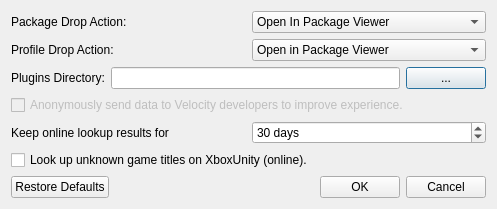
<?xml version="1.0" encoding="UTF-8"?>
<ui version="4.0">
 <class>PreferencesDialog</class>
 <widget class="QDialog" name="PreferencesDialog">
  <property name="geometry">
   <rect>
    <x>0</x>
    <y>0</y>
    <width>497</width>
    <height>164</height>
   </rect>
  </property>
  <property name="windowTitle">
   <string>Preferences</string>
  </property>
  <property name="windowIcon">
   <iconset resource="Resources.qrc">
    <normaloff>:/Images/Leaner24.png</normaloff>:/Images/Leaner24.png</iconset>
  </property>
  <property name="sizeGripEnabled">
   <bool>false</bool>
  </property>
  <property name="modal">
   <bool>false</bool>
  </property>
  <layout class="QVBoxLayout" name="verticalLayout_2">
   <item>
    <layout class="QVBoxLayout" name="verticalLayout">
     <item>
      <layout class="QHBoxLayout" name="horizontalLayout">
       <item>
        <widget class="QLabel" name="label">
         <property name="toolTip">
          <string>&lt;!DOCTYPE HTML PUBLIC &quot;-//W3C//DTD HTML 4.0//EN&quot; &quot;http://www.w3.org/TR/REC-html40/strict.dtd&quot;&gt;
&lt;html&gt;&lt;head&gt;&lt;meta name=&quot;qrichtext&quot; content=&quot;1&quot; /&gt;&lt;style type=&quot;text/css&quot;&gt;
p, li { white-space: pre-wrap; }
&lt;/style&gt;&lt;/head&gt;&lt;body style=&quot; font-family:'MS Shell Dlg 2'; font-size:8.25pt; font-weight:400; font-style:normal;&quot;&gt;
&lt;p style=&quot; margin-top:0px; margin-bottom:0px; margin-left:0px; margin-right:0px; -qt-block-indent:0; text-indent:0px;&quot;&gt;&lt;span style=&quot; font-weight:600;&quot;&gt;Package Drop Action&lt;/span&gt;&lt;/p&gt;
&lt;p style=&quot; margin-top:0px; margin-bottom:0px; margin-left:0px; margin-right:0px; -qt-block-indent:0; text-indent:0px;&quot;&gt;The action that will occur when an STFS Package is dropped onto the main window.&lt;/p&gt;&lt;/body&gt;&lt;/html&gt;</string>
         </property>
         <property name="text">
          <string>Package Drop Action:</string>
         </property>
        </widget>
       </item>
       <item>
        <widget class="QComboBox" name="comboBox">
         <item>
          <property name="text">
           <string>Open In Package Viewer</string>
          </property>
         </item>
         <item>
          <property name="text">
           <string>Rehash/Resign</string>
          </property>
         </item>
        </widget>
       </item>
      </layout>
     </item>
     <item>
      <layout class="QHBoxLayout" name="horizontalLayout_2">
       <item>
        <widget class="QLabel" name="label_2">
         <property name="toolTip">
          <string>&lt;!DOCTYPE HTML PUBLIC &quot;-//W3C//DTD HTML 4.0//EN&quot; &quot;http://www.w3.org/TR/REC-html40/strict.dtd&quot;&gt;
&lt;html&gt;&lt;head&gt;&lt;meta name=&quot;qrichtext&quot; content=&quot;1&quot; /&gt;&lt;style type=&quot;text/css&quot;&gt;
p, li { white-space: pre-wrap; }
&lt;/style&gt;&lt;/head&gt;&lt;body style=&quot; font-family:'MS Shell Dlg 2'; font-size:8.25pt; font-weight:400; font-style:normal;&quot;&gt;
&lt;p style=&quot; margin-top:0px; margin-bottom:0px; margin-left:0px; margin-right:0px; -qt-block-indent:0; text-indent:0px;&quot;&gt;&lt;span style=&quot; font-size:8pt; font-weight:600;&quot;&gt;Profile Drop Action&lt;/span&gt;&lt;/p&gt;
&lt;p style=&quot; margin-top:0px; margin-bottom:0px; margin-left:0px; margin-right:0px; -qt-block-indent:0; text-indent:0px;&quot;&gt;&lt;span style=&quot; font-size:8pt;&quot;&gt;The action that will occur when a profile is dropped onto the main form.&lt;/span&gt;&lt;/p&gt;&lt;/body&gt;&lt;/html&gt;</string>
         </property>
         <property name="text">
          <string>Profile Drop Action:</string>
         </property>
        </widget>
       </item>
       <item>
        <widget class="QComboBox" name="comboBox_2">
         <item>
          <property name="text">
           <string>Open in Package Viewer</string>
          </property>
         </item>
         <item>
          <property name="text">
           <string>Rehash/Resign</string>
          </property>
         </item>
         <item>
          <property name="text">
           <string>Open in Profile Editor</string>
          </property>
         </item>
        </widget>
       </item>
      </layout>
     </item>
     <item>
      <layout class="QHBoxLayout" name="horizontalLayout_3">
       <item>
        <widget class="QLabel" name="label_3">
         <property name="toolTip">
          <string>&lt;!DOCTYPE HTML PUBLIC &quot;-//W3C//DTD HTML 4.0//EN&quot; &quot;http://www.w3.org/TR/REC-html40/strict.dtd&quot;&gt;
&lt;html&gt;&lt;head&gt;&lt;meta name=&quot;qrichtext&quot; content=&quot;1&quot; /&gt;&lt;style type=&quot;text/css&quot;&gt;
p, li { white-space: pre-wrap; }
&lt;/style&gt;&lt;/head&gt;&lt;body style=&quot; font-family:'MS Shell Dlg 2'; font-size:8.25pt; font-weight:400; font-style:normal;&quot;&gt;
&lt;p style=&quot; margin-top:0px; margin-bottom:0px; margin-left:0px; margin-right:0px; -qt-block-indent:0; text-indent:0px;&quot;&gt;&lt;span style=&quot; font-size:8pt; font-weight:600;&quot;&gt;Plugin Directory&lt;/span&gt;&lt;/p&gt;
&lt;p style=&quot; margin-top:0px; margin-bottom:0px; margin-left:0px; margin-right:0px; -qt-block-indent:0; text-indent:0px;&quot;&gt;&lt;span style=&quot; font-size:8pt;&quot;&gt;The path to the directory where Velocity should look for plugins.&lt;/span&gt;&lt;/p&gt;&lt;/body&gt;&lt;/html&gt;</string>
         </property>
         <property name="text">
          <string>Plugins Directory:</string>
         </property>
        </widget>
       </item>
       <item>
        <widget class="QLineEdit" name="lineEdit"/>
       </item>
       <item>
        <widget class="QPushButton" name="pushButton_4">
         <property name="text">
          <string>...</string>
         </property>
        </widget>
       </item>
      </layout>
     </item>
     <item>
      <widget class="QCheckBox" name="checkBox">
       <property name="enabled">
        <bool>false</bool>
       </property>
       <property name="text">
        <string>Anonymously send data to Velocity developers to improve experience.</string>
       </property>
       <property name="toolTip">
        <string>Help improve Velocity by sharing Xbox 360 game data:
• Game names and Title IDs
• Achievement counts and total gamerscore
• Avatar award availability per title
• GPD (Game Profile Data) files with cleaned achievement structures

No personal information is collected:
✗ Gamertags are removed
✗ Achievement progress is stripped
✗ No account identifiers

This helps build a crowdsourced Xbox 360 achievement database for the community.

Note: This feature is temporarily disabled while the upload system is being finalized.</string>
       </property>
      </widget>
     </item>
     <item>
      <layout class="QHBoxLayout" name="horizontalLayout_unityDays">
       <item>
        <widget class="QLabel" name="labelUnityDays">
         <property name="text">
          <string>Keep online lookup results for</string>
         </property>
        </widget>
       </item>
       <item>
        <widget class="QSpinBox" name="spinBoxUnityDays">
         <property name="minimum">
          <number>1</number>
         </property>
         <property name="maximum">
          <number>365</number>
         </property>
         <property name="value">
          <number>30</number>
         </property>
         <property name="suffix">
          <string> days</string>
         </property>
        </widget>
       </item>
      </layout>
     </item>
     <item>
      <widget class="QCheckBox" name="checkBoxUnity">
       <property name="text">
        <string>Look up unknown game titles on XboxUnity (online).</string>
       </property>
       <property name="toolTip">
        <string>When a title ID cannot be identified from the device itself, query xboxunity.net for the game name and cover.

Local package data always takes precedence; this is only a fallback and is off by default.</string>
       </property>
      </widget>
     </item>
    </layout>
   </item>
   <item>
    <spacer name="verticalSpacer">
     <property name="orientation">
      <enum>Qt::Vertical</enum>
     </property>
     <property name="sizeHint" stdset="0">
      <size>
       <width>20</width>
       <height>0</height>
      </size>
     </property>
    </spacer>
   </item>
   <item>
    <layout class="QHBoxLayout" name="horizontalLayout_4">
     <item>
      <widget class="QPushButton" name="pushButton_3">
       <property name="text">
        <string>Restore Defaults</string>
       </property>
      </widget>
     </item>
     <item>
      <spacer name="horizontalSpacer">
       <property name="orientation">
        <enum>Qt::Horizontal</enum>
       </property>
       <property name="sizeHint" stdset="0">
        <size>
         <width>40</width>
         <height>20</height>
        </size>
       </property>
      </spacer>
     </item>
     <item>
      <widget class="QPushButton" name="pushButton">
       <property name="text">
        <string>OK</string>
       </property>
      </widget>
     </item>
     <item>
      <widget class="QPushButton" name="pushButton_2">
       <property name="text">
        <string>Cancel</string>
       </property>
      </widget>
     </item>
    </layout>
   </item>
  </layout>
 </widget>
 <resources>
  <include location="Resources.qrc"/>
 </resources>
 <connections/>
</ui>
